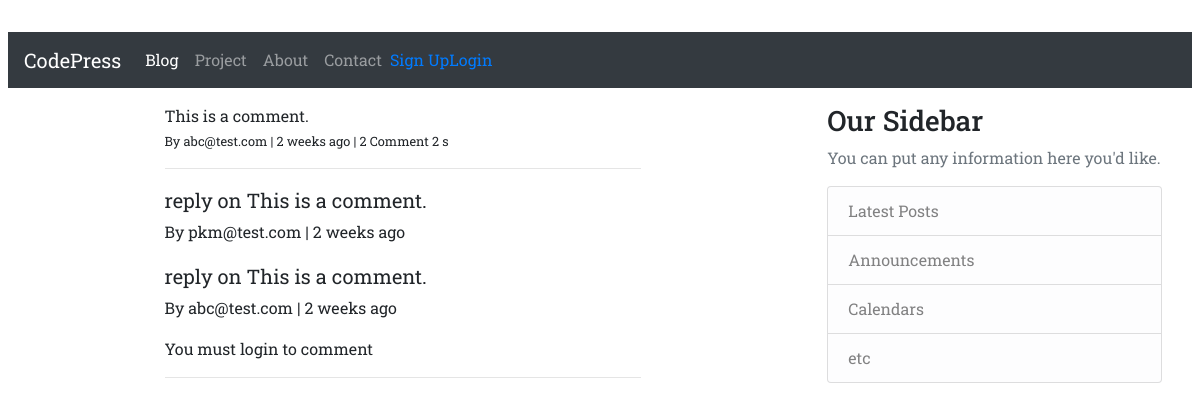
The app's page /blog/comments/1/, older data.
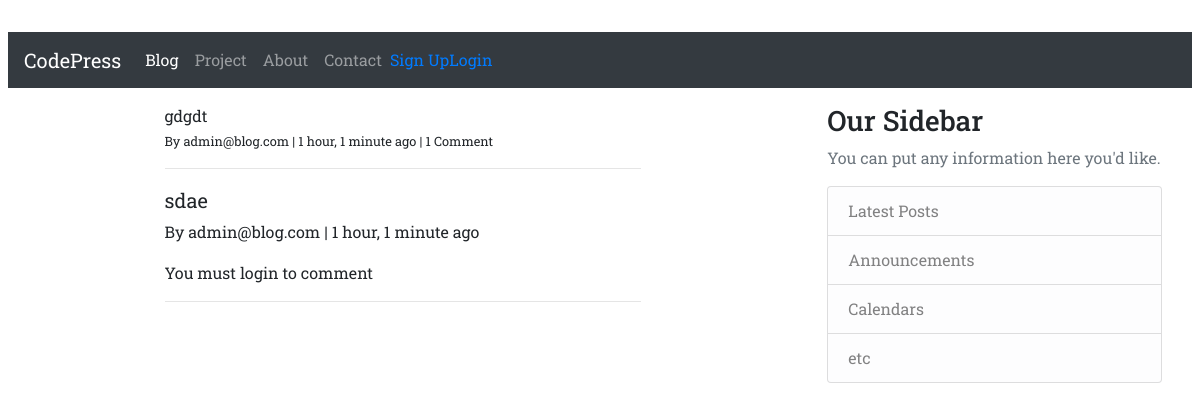
The same page, newer data.
### blog/models.py (models this page shows, shortened)
class Comment(models.Model):
    user            = models.ForeignKey(settings.AUTH_USER_MODEL, on_delete=models.CASCADE)
    content_type    = models.ForeignKey(ContentType, on_delete=models.CASCADE)
    object_id       = models.PositiveIntegerField()
    content_object  = GenericForeignKey('content_type', 'object_id')
    parent          = models.ForeignKey('self', null=True, blank=True, on_delete=models.CASCADE)
    content         = models.TextField()
    timestamp       = models.DateTimeField(auto_now_add=True)
    objects = CommentManager()
    class Meta:
        ordering = ['-timestamp']
    def children(self): #replies
        return Comment.objects.filter(parent=self)

### accounts/models.py (models this page shows, shortened)
class CustomUser(AbstractBaseUser):
    email = models.EmailField(verbose_name='email address', max_length=60, unique=True)
    date_joined = models.DateTimeField(verbose_name='date joined', auto_now_add=True)
    last_login = models.DateTimeField(verbose_name='last login', auto_now=True)
    is_admin = models.BooleanField(default=False)
    is_active = models.BooleanField(default=True)
    objects = CustomUserManager()
    USERNAME_FIELD = 'email'
    REQUIRED_FIELDS = []
    def __str__(self):
        return self.email

### blog/views.py (the view, shortened to what this page needs)
# urls.py: path('comments/<int:pk>/', views.comment_thread, name='comment_thread'),
def comment_thread(request, pk):
    obj = get_object_or_404(Comment, pk=pk)
    form = CommentForm(request.POST or None)
    context = {
        'comment': obj,
        'form': form
    }
    return render(request, 'comment_thread.html', context)

### blog/models.py (called while the page is built)
    def all(self):
        qs = super(CommentManager, self).filter(parent=None)
        return qs

### blog/templates/comment_thread.html (shortened to what this page needs)
{% extends "base.html" %}
{% block page_content %}
<div class="col-md-8 offset-md-2">
        <p class="mb-0">{{ comment.content }}</p>
            <footer>
                <small> By {{ comment.user }} | {{comment.timestamp|timesince }} ago | {% if comment.children.count > 0 %} {{ comment.children.count }} Comment {% if comment.children.count > 1 %} {{ comment.children.count }} s {% endif %} {% endif %}</small>
            </footer>
            <hr>
            <div>
                {% for child_comment in comment.children %}
                <blockquote class="blockquote">
                    <p class="mb-0">{{ child_comment.content }}</p>
                    <footer><small> By {{ child_comment.user }} | {{child_comment.timestamp|timesince }} ago </small></footer>
                </blockquote>
                {% endfor %}
                {% if request.user.is_authenticated %}
                <form method="POST" action="."> {% csrf_token %}
                {{ form }}
                    <input type="hidden" name="parent_id" value="{{ comment.id }}">
                    <input type="submit" value="Reply" class="btn btn-primary">
                </form>
                {% else %}
                <p>You must login to comment </p>
                {% endif %}
            </div>
    <hr>
</div>
{% endblock %}

Row changes from the older to the newer data that the page shows:
no longer on this page (row edited): Comment: content "reply on This is a comment.", user "pkm@test.com", timestamp "2 weeks"
removed Comment: content "reply on This is a comment.", user "abc@test.com", timestamp "2 weeks"
changed Comment: content "This is a comment." → "gdgdt"; user "abc@test.com" → "admin@blog.com"; timestamp "2 weeks" → "1 hour, 1 minute"; children.count "2" → "1"; children.count "2" → (not shown)
added Comment: content "sdae", user "admin@blog.com", timestamp "1 hour, 1 minute"
Text that changed along with them:
text no longer shown: "s"
